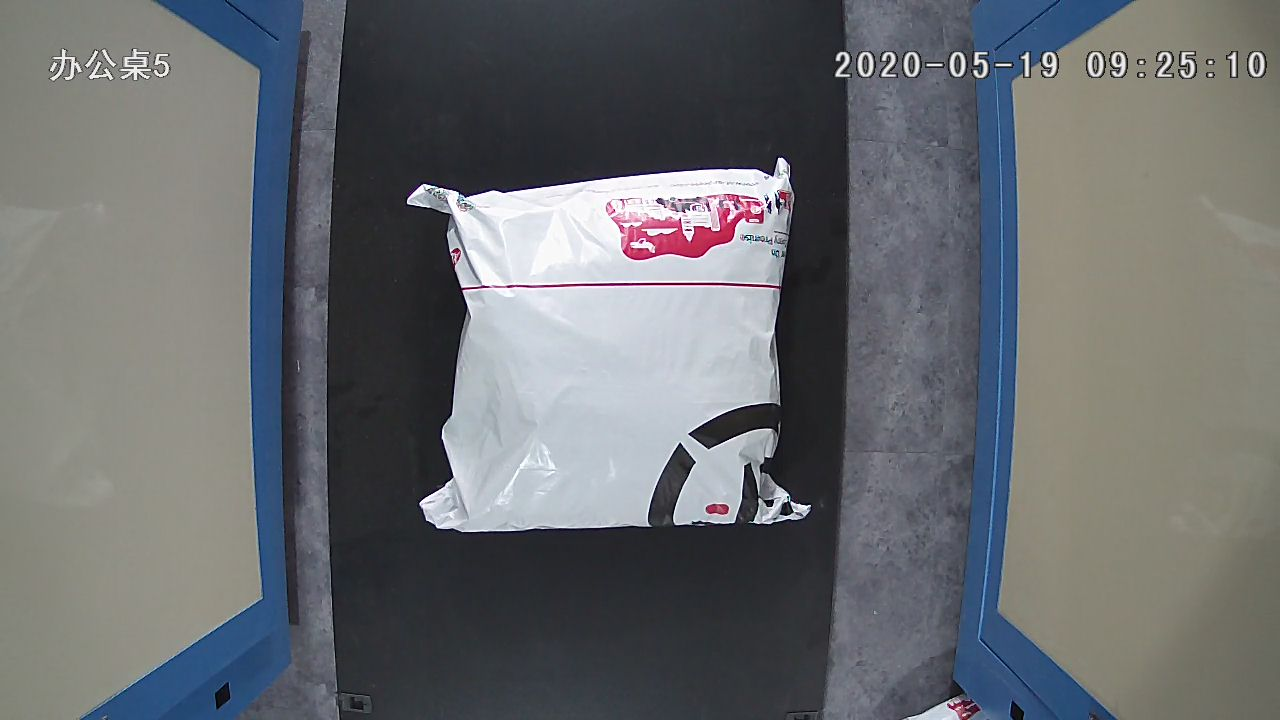
#> input picture imgs/1/1-1.jpg, 1280 x 720 px, given in place of 111_2020_05_14.mp4, which was not available
$ python opencv_cargo_camera.py
#> lines starting #> are read from the running program, lines starting #| are printed output that depends on the picture; after the words box and inside, x2 and y2 are one past the last pixel; in counts of white or black regions, pixels touching at a corner belong together; pictures that were not available may be replaced by others from this repository, and a replacement may not be noted
import cv2
import numpy as np
import os
import time


def find_pole(img):
    ret_th, bin_img = cv2.threshold(img, 0, 255, cv2.THRESH_BINARY + cv2.THRESH_OTSU)
    contours, hierarchy = cv2.findContours(bin_img, cv2.RETR_TREE, cv2.CHAIN_APPROX_SIMPLE)
    area = 0
    for i in range(len(contours)):
        area += cv2.contourArea(contours[i])
    area_mean = area / len(contours)
    mark = []
    for i in range(len(contours)):
        if cv2.contourArea(contours[i]) < area_mean:
            mark.append(i)
    return contours, hierarchy, mark


def draw_box(img, contours):
    img = cv2.rectangle(img,
            (contours[0][0], contours[0][1]),
            (contours[1][0], contours[1][1]),
            (255, 255, 255), 3)
    box_h = abs(contours[1][1] - contours[0][1])
    box_w = abs(contours[1][0] - contours[0][0])
    img = cv2.line(img, (contours[0][0], contours[0][1] + int(box_h/2)),
                   (contours[1][0], contours[0][1] + int(box_h/2)), (255, 255, 255), 3)
    return img


def main(img):
    contours, hierarchy, mark = find_pole(img)
    upper_left = []
    low_right = []
    for i in range(len(contours)):
        if i not in mark:
            left_point = contours[i].min(axis=1).min(axis=0)
            right_point = contours[i].max(axis=1).max(axis=0)
            if abs(left_point[0] - right_point[0]) >= 460:
                continue
            upper_left.append(left_point)
            low_right.append(right_point)
    areas = []
    try:
        for x, y in zip(upper_left, low_right):
            area = abs(x[0] - y[0]) * abs(x[1] - y[1])
            areas.append(area)
        best = areas.index(max(areas))
        best_left, best_right = upper_left[best], low_right[best]
        img = draw_box(img, (best_left, best_right))
    except:
        best_left, best_right = 0, 0
    return img, best_left, best_right


def DetImg(img):
    h = img.shape[0]
    w = img.shape[1]
    cropped = img[:, 355:816]
    cropped_l = img[:, 0:355]
    cropped_r = img[:, 816:w]
    # cv2.imshow('cropped', cropped)
    # cv2.waitKey(0)
    res_img, best_left, best_right = main(cropped)
    show_img = np.concatenate((cropped_l, res_img, cropped_r), axis=1)
    show_img_bgr = cv2.cvtColor(show_img, cv2.COLOR_GRAY2BGR)
    cv2.line(show_img_bgr, (355, h), (355, 0), (0, 0, 255), 2)
    cv2.line(show_img_bgr, (816, h), (816, 0), (0, 0, 255), 2)
    cv2.line(show_img_bgr, (0, int(h / 2)), (w, int(h / 2)), (0, 0, 255), 2)
    try:
        box_centre = int(best_left[1] + abs(best_left[1] - best_right[1]) / 2)
    except:
        box_centre = 0
    return show_img_bgr, box_centre, int(h/2)


if __name__ == "__main__":
    filePath = r'111_2020_05_14.mp4'
    cap = cv2.VideoCapture(filePath)
    sz = (int(cap.get(cv2.CAP_PROP_FRAME_WIDTH)),
          int(cap.get(cv2.CAP_PROP_FRAME_HEIGHT)))
    # fourcc = cv2.VideoWriter_fourcc('m', 'p', '4', 'v')
    # fourcc = cv2.VideoWriter_fourcc('m', 'p', 'e', 'g')
    fourcc = cv2.VideoWriter_fourcc(*'mpeg')
    ## open and set props
    vout = cv2.VideoWriter()
    vout.open('output.mpeg', fourcc, 20, sz, True)
    prev_time = time.time()
    interval_time = 0
    while True:
        ret, frame = cap.read()
#> frame is the input picture: shape (720, 1280, 3); mean B, G, R 111, 108.1, 105.6
        if ret:
            frame = cv2.cvtColor(frame, cv2.COLOR_BGR2GRAY)
#> frame: shape (720, 1280)
            show_img, box_centre, img_centre = DetImg(frame)
#> in DetImg, `cropped_l = img[:, 0:355]`:
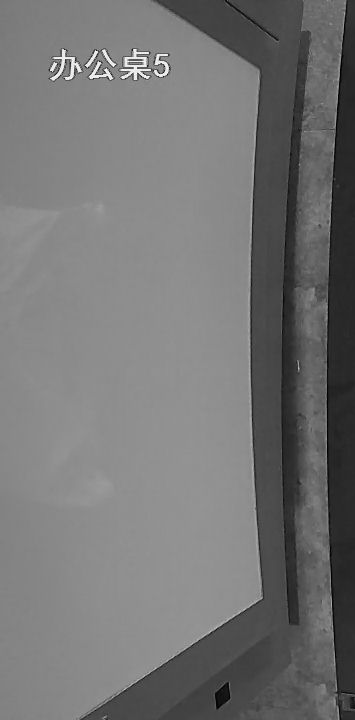
#> cropped_l: shape (720, 355); min 1, max 255, mean 116.4
#> in DetImg, `cropped_r = img[:, 816:w]`:
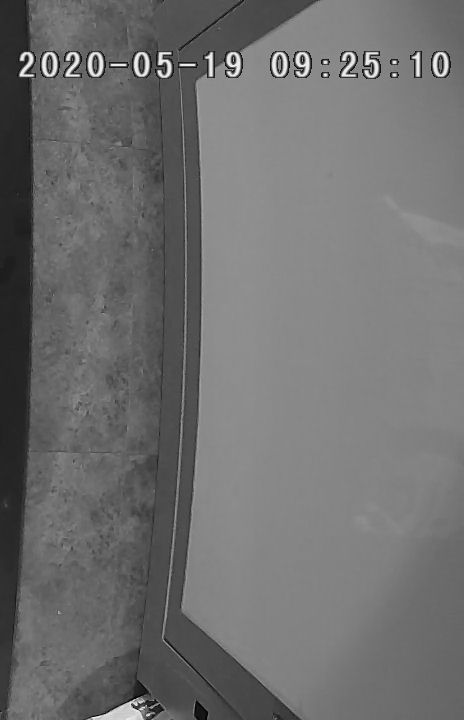
#> cropped_r: shape (720, 464); min 0, max 255, mean 111.4
#> in find_pole, `ret_th, bin_img = cv2.threshold(img, 0, 255, cv2.THRESH_BINARY + cv2.T..`:
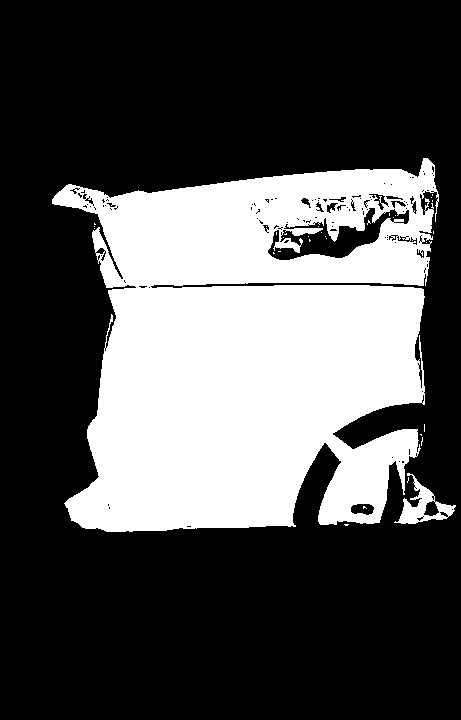
#> bin_img: shape (720, 461); 31.6% white; 32 white regions (30 under 20 px)
#> in find_pole, `ret_th, bin_img = cv2.threshold(img, 0, 255, cv2.THRESH_BINARY + cv2.T..`: ret_th = 126
#> in find_pole, `contours, hierarchy = cv2.findContours(bin_img, cv2.RETR_TREE, cv2.CHA..`: contours = 194 contours, 163 with area under 20; largest, box (x1, y1, x2, y2) and area: (52, 158, 439, 532) 106310, (267, 207, 410, 261) 3050, (394, 473, 456, 524) 1116, (350, 503, 375, 516) 229, (423, 500, 440, 517) 171
#> the loop in find_pole, `for i in range(len(contours)):` made 194 passes
#> area on passes 3 to 5: 1119, 1137.5, 1139.5
#> after the loop in find_pole, `for i in range(len(contours)):`: area = 112613
#> in find_pole, `area_mean = area / len(contours)`: area_mean = 580.5
#> after the loop in find_pole, `for i in range(len(contours)):`: mark = 191 values from 0 to 193
#> the loop in main, `for i in range(len(contours)):` made 194 passes
#> (left_point, right_point) on passes 3, 24, 101: ([394, 473], [455, 523]), ([52, 158], [438, 531]), ([267, 207], [409, 260])
#> after the loop in main, `for i in range(len(contours)):`: low_right = [[455, 523], [438, 531], [409, 260]]; upper_left = [[394, 473], [52, 158], [267, 207]]
#> the loop in main, `for x, y in zip(upper_left, low_right):` made 3 passes
#> (x, y, area) on passes 1 to 3: ([394, 473], [455, 523], 3050), ([52, 158], [438, 531], 143978), ([267, 207], [409, 260], 7526)
#> after the loop in main, `for x, y in zip(upper_left, low_right):`: areas = [3050, 143978, 7526]
#> in main, `best = areas.index(max(areas))`: best = 1
#> in main, `best_left, best_right = upper_left[best], low_right[best]`: best_left = [52, 158]; best_right = [438, 531]
#> in draw_box, `box_h = abs(contours[1][1] - contours[0][1])`: box_h = 373
#> in draw_box, `box_w = abs(contours[1][0] - contours[0][0])`: box_w = 386
#> in draw_box, `img = cv2.line(img, (contours[0][0], contours[0][1] + int(box_h/2)), (..`:
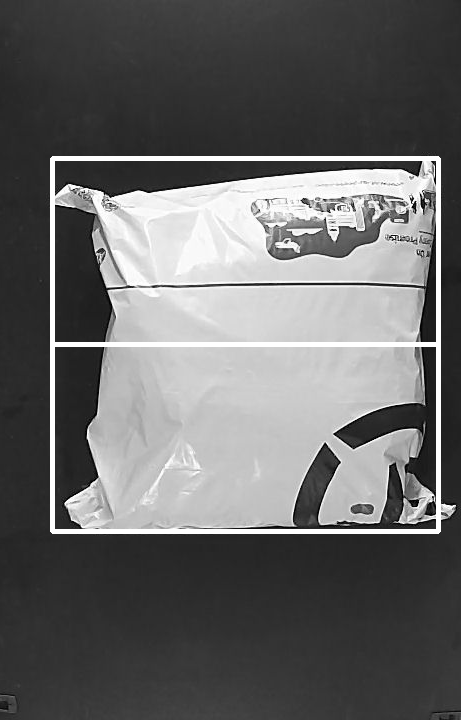
#> img: shape (720, 461); min 0, max 255, mean 102.6
#> in DetImg, `res_img, best_left, best_right = main(cropped)`: best_left = [52, 158]; best_right = [438, 531]
#> in DetImg, `cv2.line(show_img_bgr, (0, int(h / 2)), (w, int(h / 2)), (0, 0, 255), 2)`:
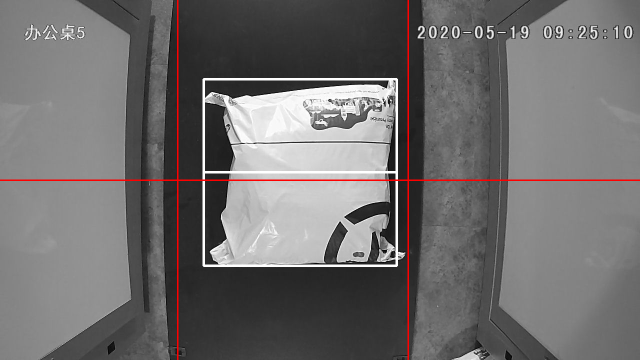
#> show_img_bgr: shape (720, 1280, 3) (shown at 1/2 size); mean B, G, R 108.9, 108.9, 111.1
#> in DetImg, `box_centre = int(best_left[1] + abs(best_left[1] - best_right[1]) / 2)`: box_centre = 344
#> box_centre = 344; img_centre = 360
            if box_centre != 0:
                if abs(box_centre - img_centre) <= 10:
                    current_time = time.time()
                    interval_time = abs(prev_time - current_time)
                    prev_time = current_time
                    print(interval_time)
            label = 'Time interval is: {}'.format(interval_time)
            cv2.putText(show_img, label, (0, 80), cv2.FONT_HERSHEY_SIMPLEX, 2, (0, 0, 255), 3)
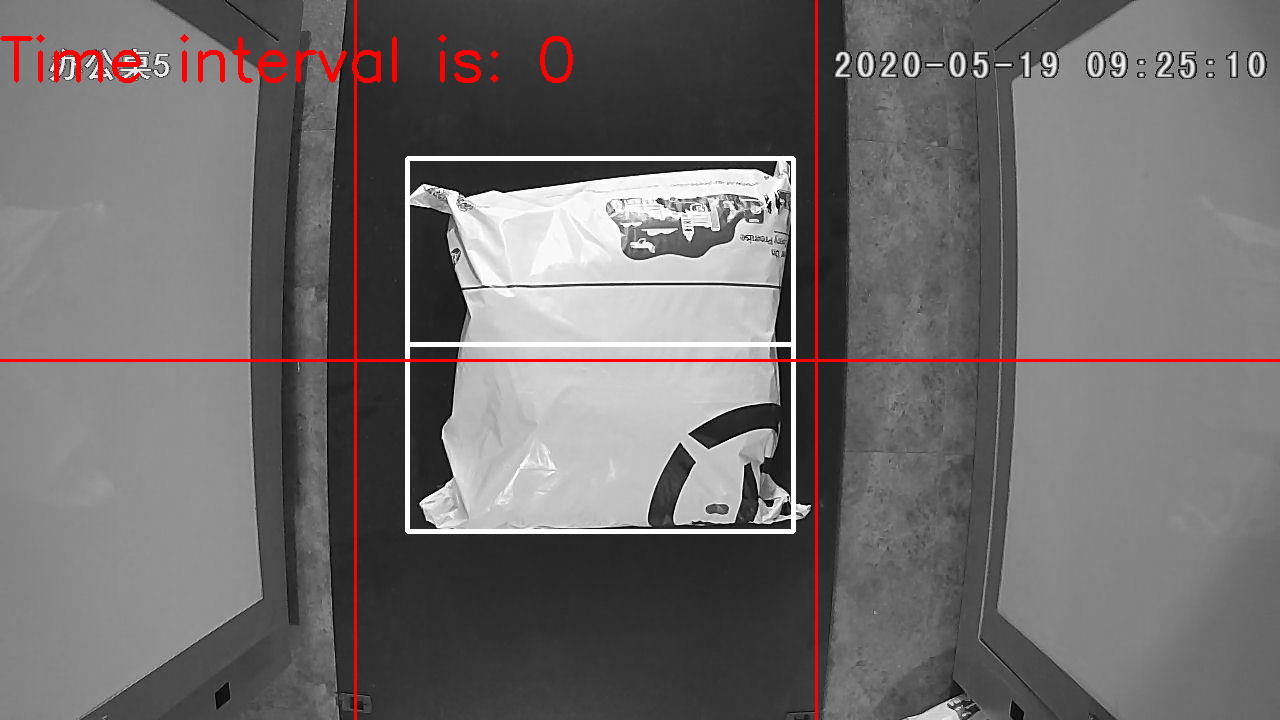
#> show_img: shape (720, 1280, 3); 0.59% of pixels changed, all inside (x1, y1, x2, y2) = (0, 34, 573, 83)
            cv2.imshow("video", show_img)
            vout.write(show_img)
        key = cv2.waitKey(1)
#> (key q is pressed here)
        if key == ord('q'):
            break
    cv2.destroyAllWindows()
    vout.release()

$ run again, on imgs/1/1-2.jpg
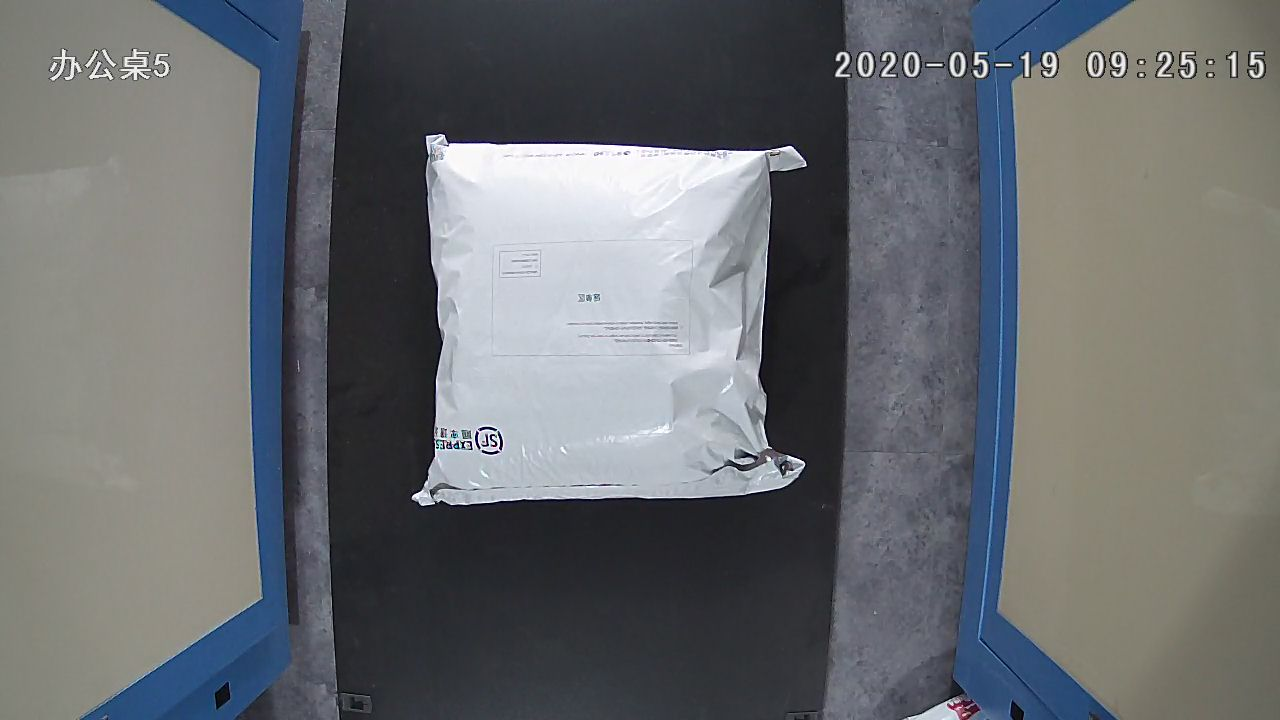
#> input picture imgs/1/1-2.jpg, 1280 x 720 px, given in place of 111_2020_05_14.mp4, which was not available
#> frame is the input picture: shape (720, 1280, 3); mean B, G, R 111.5, 108.5, 105.7
#> frame: shape (720, 1280)
#> in find_pole, `ret_th, bin_img = cv2.threshold(img, 0, 255, cv2.THRESH_BINARY + cv2.T..`:
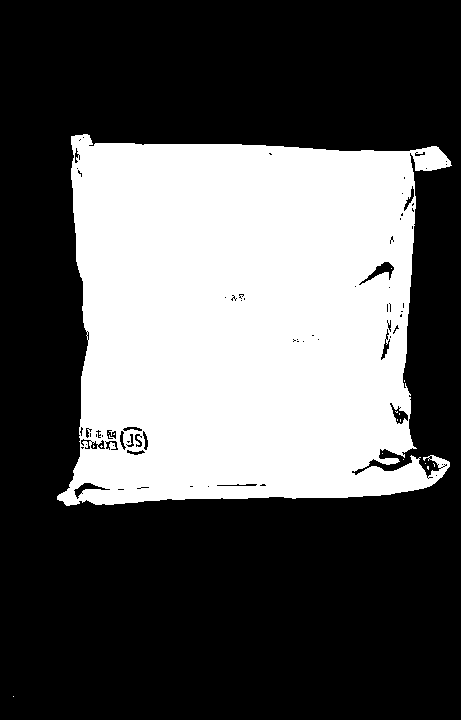
#> bin_img: shape (720, 461); 35.3% white; 17 white regions (16 under 20 px)
#> ret_th = 123
#> in find_pole, `contours, hierarchy = cv2.findContours(bin_img, cv2.RETR_TREE, cv2.CHA..`: contours = 125 contours, 99 with area under 20; largest, box (x1, y1, x2, y2) and area: (57, 134, 452, 506) 117727, (358, 261, 395, 286) 276, (73, 482, 111, 500) 200, (389, 402, 409, 425) 195, (403, 185, 415, 212) 103
#> the loop in find_pole, `for i in range(len(contours)):` made 125 passes
#> area on passes 8 to 15: 117729.5, 117731.5, 117743.5, 117751.5, 117767.5, 117769.5, 117775.5, 117790.5
#> after the loop in find_pole, `for i in range(len(contours)):`: area = 120111.5
#> area_mean = 960.9
#> the loop in find_pole, `for i in range(len(contours)):` made 125 passes
#> after the loop in find_pole, `for i in range(len(contours)):`: mark = 124 values from 0 to 124
#> the loop in main, `for i in range(len(contours)):` made 125 passes
#> (left_point, right_point) on pass 8: ([57, 134], [451, 505])
#> after the loop in main, `for i in range(len(contours)):`: low_right = [[451, 505]]; upper_left = [[57, 134]]
#> the loop in main, `for x, y in zip(upper_left, low_right):` made 1 pass
#> (x, y, area) on pass 1: ([57, 134], [451, 505], 146174)
#> after the loop in main, `for x, y in zip(upper_left, low_right):`: areas = [146174]
#> best = 0
#> in main, `best_left, best_right = upper_left[best], low_right[best]`: best_left = [57, 134]; best_right = [451, 505]
#> box_h = 371
#> box_w = 394
#> in DetImg, `res_img, best_left, best_right = main(cropped)`: best_left = [57, 134]; best_right = [451, 505]
#> in DetImg, `box_centre = int(best_left[1] + abs(best_left[1] - best_right[1]) / 2)`: box_centre = 319
#> `show_img, box_centre, img_centre = DetImg(frame)`: img_centre = 360
#> `cv2.putText(show_img, label, (0, 80), cv2.FONT_HERSHEY_SIMPLEX, 2, (0,..`:
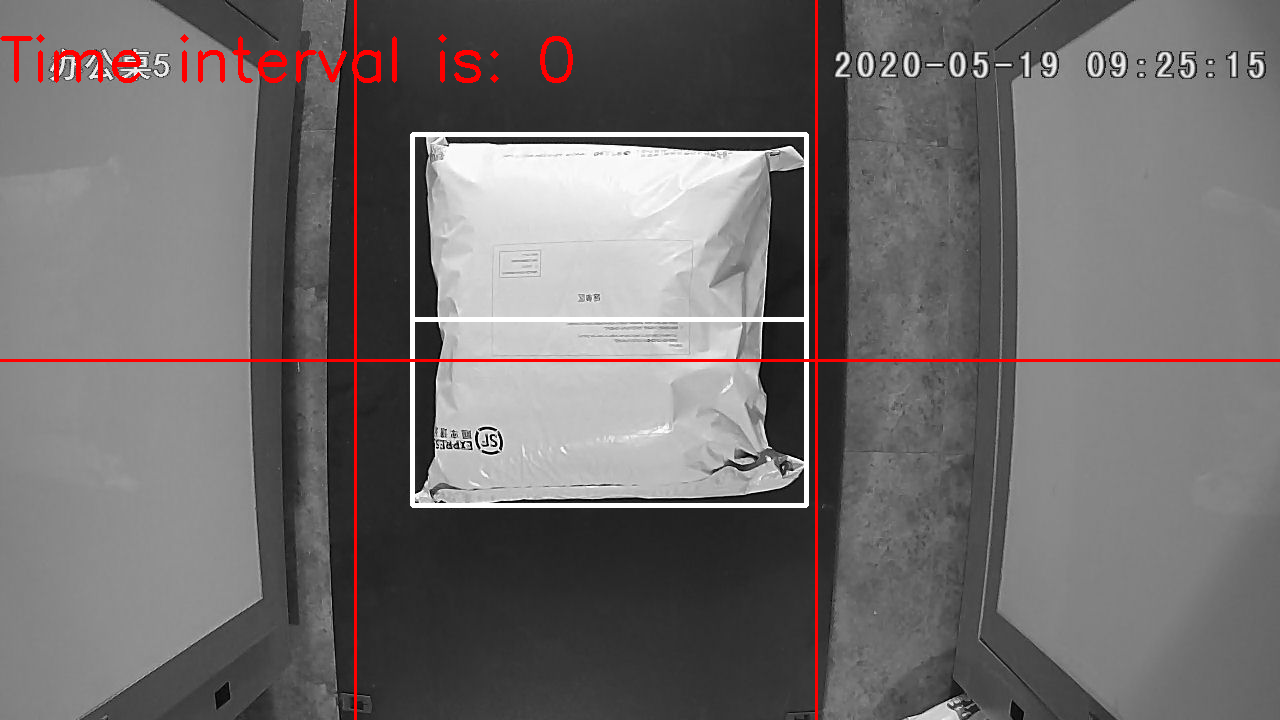
#> show_img: shape (720, 1280, 3); mean B, G, R 108.6, 108.6, 112.4
